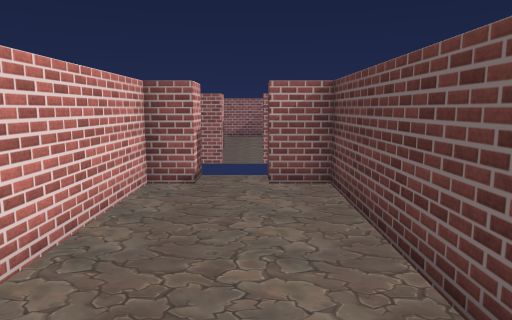
[1] (above)

16 first-person views from a walk through a Unity game level. The camera is 1.5 m above the floor, tilts 8° down and sees 70° across. The floor is counted in squares, 1 m on a side. Each view is taken from the middle of a square. On the plan, view 1 faces up. The plan holds only what a view shows up to about 16 squares ahead; the rest is blank. The place goes on beyond the plan. The player character is not drawn. Some animated figures are not drawn. Door leaves are left out, so doorways stand open. Some surface patterns are stand-ins.

[2]
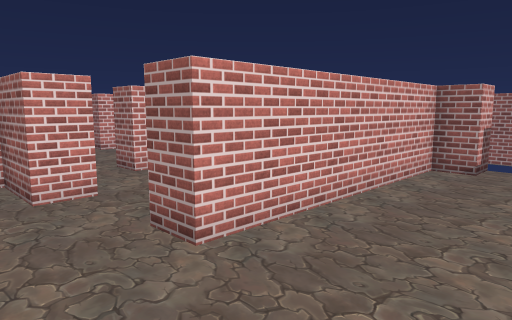

[3]
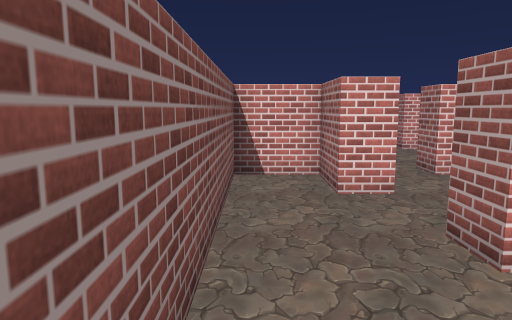

[4]
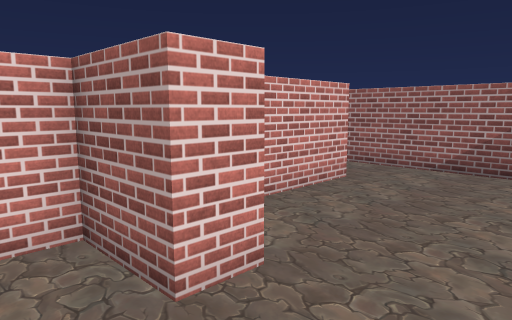

[5]
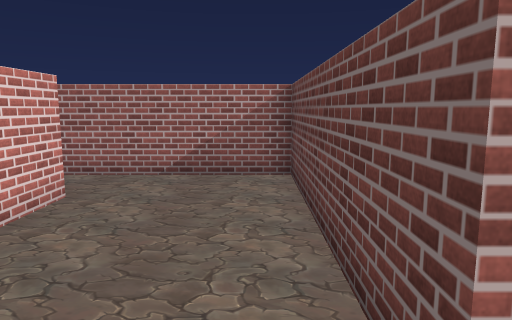

[6]
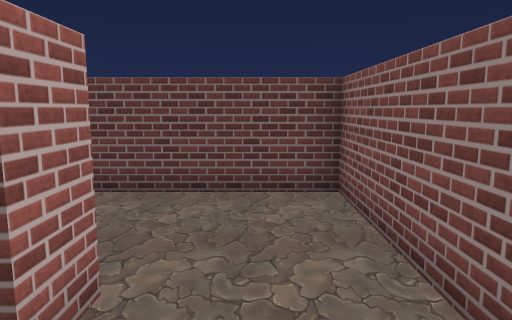

[7]
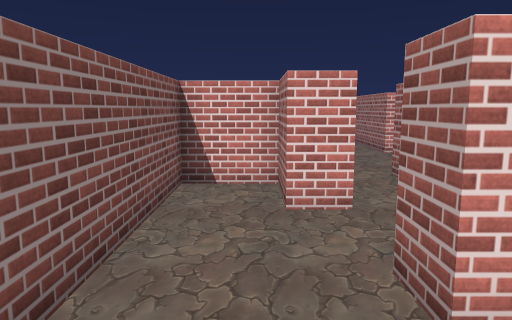

[8]
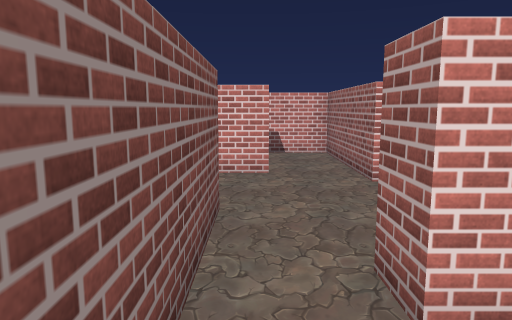

[9]
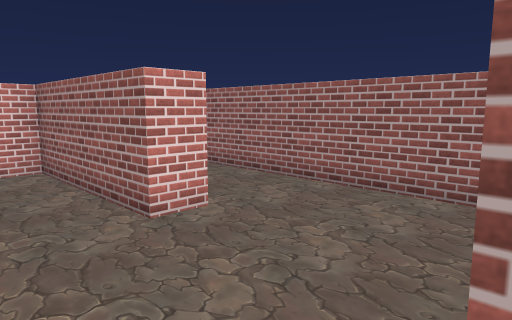

[10]
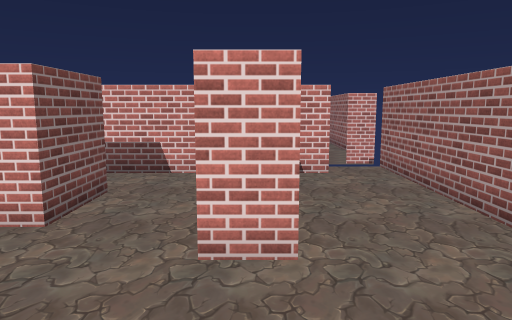

[11]
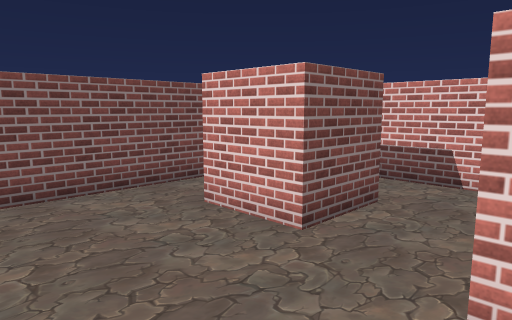

[12]
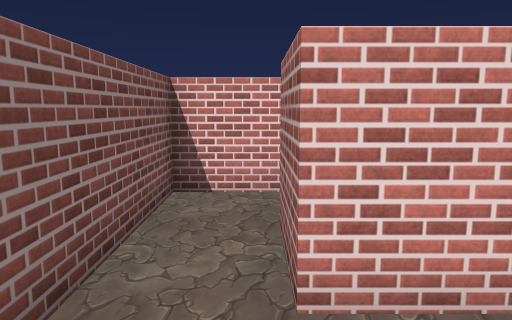

[13]
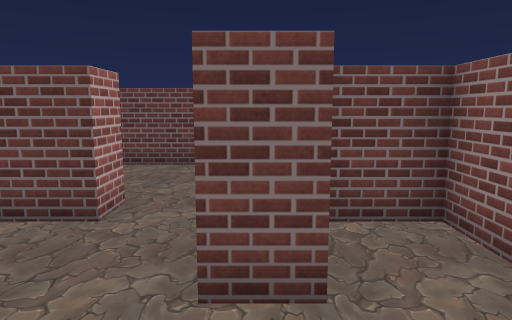

[14]
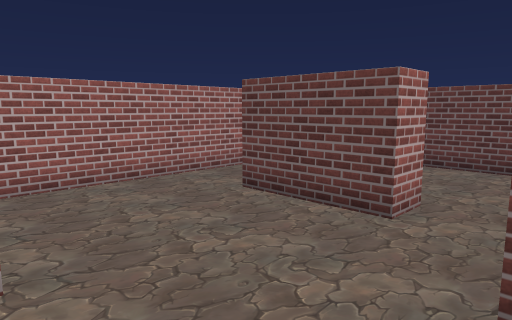

[15]
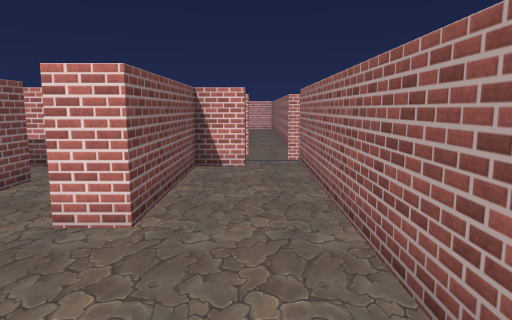

[16]
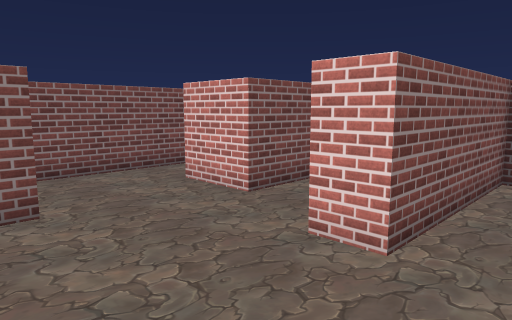

### Floor plan
Ten units are one square. View 1 is at (0, 0); x grows to the right and y downward. Boxes are objects, and circles mark ways between rooms. Rooms are numbered by the first view taken in them; rooms with no view inside come last. Other rooms are left out.
<svg viewBox="-190 -80 210 110">
<path fill="none" stroke="#000" d="M-53 -5 -53 5 -73 5 -73 25 15 25 15 -73 3 -73M-12 -73 -22 -73 -22 -3 -32 -3 -32 -73 -64 -73M-66 -5 -56 -5M-73 -51 -73 -21M-156 -13 -135 -13 -135 5 -156 5M-103 6 -103 -5 -66 -5M-73 -21 -83 -21 -83 -51M-175 -58 -175 -44 -125 -44 -125 -34 -155 -34M-155 25 -83 25 -83 9M-64 -73 -185 -73M-155 -34 -175 -34 -175 25 -155 25"/>
<circle cx="-75" cy="-10" r="3" fill="#2a7"/>
<circle cx="-75" cy="-60" r="3" fill="#2a7"/>
<circle cx="-145" cy="-25" r="3" fill="#2a7"/>
<circle cx="-145" cy="20" r="3" fill="#2a7"/>
<text x="-10" y="-20">1</text>
<text x="-120" y="-30">2</text>
<text x="-170" y="-10">3</text>
</svg>
Room 1 opens to room 2. Room 2 opens to room 3.

Where each view was taken, in squares from view 1:
view 1: 0 up, 0 right, facing up
view 2: 2 down, 1 right, facing up-left
view 3: 2 down, 1 right, facing left
view 4: 2 down, 3 left, facing up-left
view 5: 1 down, 4 left, facing up
view 6: 1 down, 5 left, facing right
view 7: 1 down, 0 right, facing left
view 8: 1 up, 5 left, facing left
view 9: 1 up, 8 left, facing up-left
view 10: 4 up, 9 left, facing left
view 11: 4 up, 10 left, facing down-left
view 12: 1 down, 11 left, facing left
view 13: 0 up, 13 left, facing right
view 14: 0 up, 13 left, facing up-right
view 15: 6 up, 8 left, facing left
view 16: 6 up, 9 left, facing down-left
